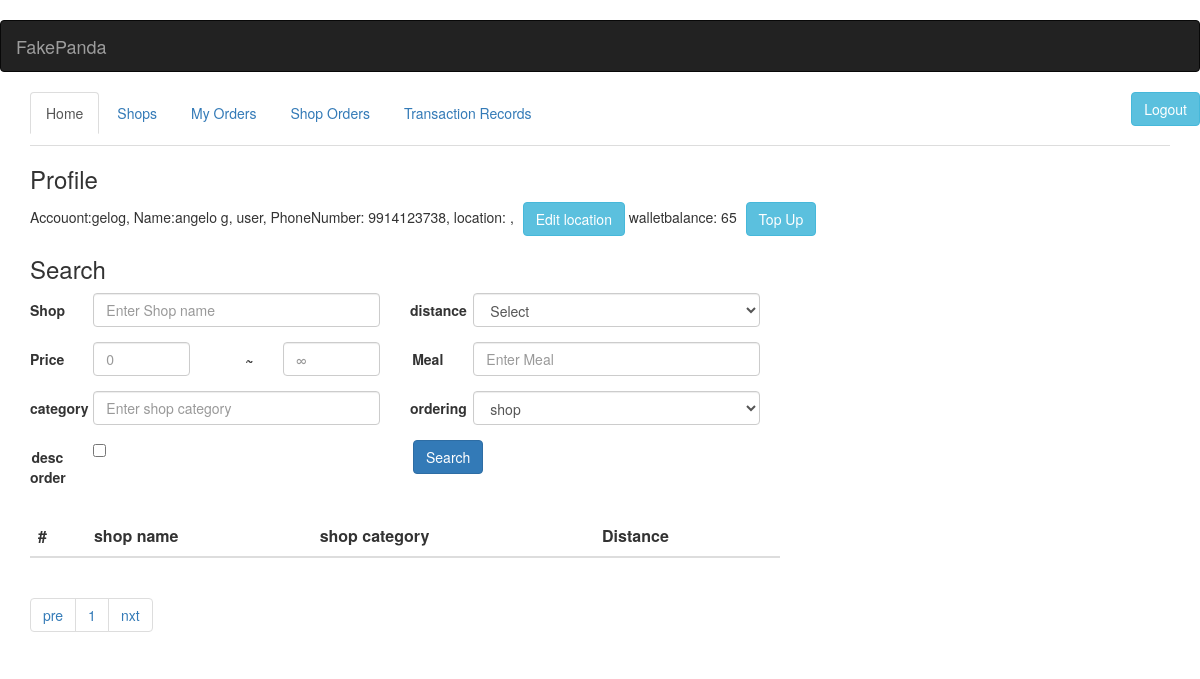
/nav.html (signed in), run on an earlier commit of the app's database.
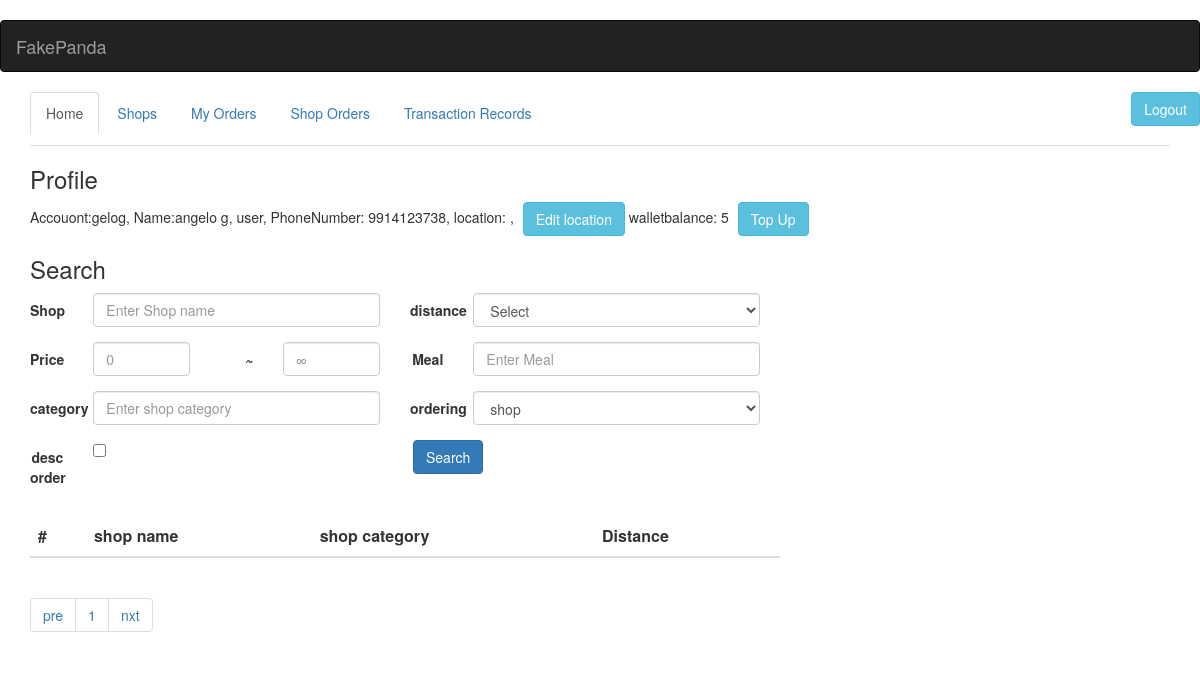
And on a later commit of the database.
### tables this page shows
CREATE TABLE Users(
        UID INTEGER PRIMARY KEY AUTOINCREMENT,
        U_account VARCHAR(256) UNIQUE NOT NULL,
        U_password VARCHAR(64) NOT NULL,
        U_name VARCHAR(256) NOT NULL,
        -- {First name}  {Last name}
        U_type INT NOT NULL,
        -- 0: Normal user, 1: Shop owner
        -- U_latitude FLOAT NOT NULL,
        -- U_longitude FLOAT NOT NULL,
        U_phone VARCHAR(10) NOT NULL,
        U_balance INT NOT NULL,
        -- constraints --
        CONSTRAINT U_balance_non_negative CHECK (U_balance >= 0)
    );

### app.py (the view)
@app.route("/nav.html")
@login_required
def nav():
    user_info = session.get('user_info')
    UID = user_info['UID']
    db = get_db()
    user_info = db.cursor().execute(
        """ select *
            from Users
            where UID = ?""", (UID,)
    ).fetchone()
    session['user_info'] = dict(user_info)
    shop_info = db.cursor().execute(
        """ select *
            from Stores
            where S_owner = ?""", (UID,)
    ).fetchone()
    product_info = db.cursor().execute(
        """ select *
            from Products
            where P_owner = ?""", (UID,)
    ).fetchall()
    image_info = [tple['P_image'].decode("utf-8") for tple in product_info]
    return render_template("nav.html", user_info=user_info, shop_info=shop_info, product_info=product_info, image_info=image_info)

### app.py (called while the page is built)
def get_db():
    db = getattr(g, '_database', None)
    if db is None:
        db = sqlite3.connect(DATABASE)
        db.row_factory = sqlite3.Row
        db.create_function('_GIO_DIS', 4, _distance_between_locations)
        g._database = db
    db.cursor().execute("PRAGMA foreign_keys=ON")
    return db

@app.teardown_appcontext
def close_connection(exception):
    db = getattr(g, '_database', None)
    if db is not None:
        db.close()

def login_required(function):
    @wraps(function)
    def wrap(*args, **kwargs):
        user_info = session.get('user_info', None)
        if user_info is None:
            flash("Please login first")
            return redirect(url_for("index"))
        else:
            return function(*args, **kwargs)
    return wrap

### templates/nav.html (shortened to what this page needs)
﻿<!doctype html>
<html lang="en">
<head>
  <link rel="stylesheet" href="https://maxcdn.bootstrapcdn.com/bootstrap/3.4.1/css/bootstrap.min.css">
</head>
<body>
  <nav class="navbar navbar-inverse">
    <div class="container-fluid">
      <div class="navbar-header">
        <a class="navbar-brand " href="{{ url_for('main.home') }}">FakePanda</a>
      </div>
    </div>
  </nav>
  <div style="float:right">
    <form align="right" name="form1" method="post" action="{{url_for('user.logout')}}">
      <label class="logoutLblPos">
        <input name="Logout" type="submit" style="margin-left: 5px;" class=" btn btn-info " id="Logout" value="Logout">
      </label>
    </form>
  </div>
  <div class="container">
    <ul class="nav nav-tabs">
      <li class="active"><a href="#Home">Home</a></li>
      <li><a href="#Shop">Shops</a></li>
      <li><a href="#MyOrder" onclick="searchMyOrders()">My Orders</a></li>
      <li><a href="#ShopOrder" onclick="searchShopOrders()">Shop Orders</a></li>
      <li><a href="#TsRecord" onclick="searchTransactionRecord()">Transaction Records</a></li>
    </ul>
    <div class="tab-content">
      <div id="Home" class="tab-pane fade in active">
        <h3>Profile</h3>
        <div class="row">
          <div class="col-xs-12">
            Accouont:{{user_info['U_account']}}, Name:{{user_info['U_name']}}, {{'manager' if user_info['U_type'] else
            'user'}}, PhoneNumber:
            {{user_info['U_phone']}}, location:
            {{user_info['U_latitude']}}, {{user_info['U_longitude']}}
            <button type="button " style="margin-left: 5px;" class=" btn btn-info " data-toggle="modal"
              data-target="#location">Edit location</button>
            walletbalance: {{user_info['U_balance']}}
            <button type="button " style="margin-left: 5px;" class=" btn btn-info " data-toggle="modal"
              data-target="#top_up">Top Up</button>
          </div>
        </div>
        <h3>Search</h3>
        <div class=" row  col-xs-8">
          <form class="form-horizontal" action="/action_page.php" method="post" id="search_form">
            <div class="form-group">
              <label class="control-label col-sm-1" for="Shop">Shop</label>
              <div class="col-sm-5">
                <input type="text" class="form-control" name="shop" placeholder="Enter Shop name">
              </div>
              <label class="control-label col-sm-1" for="distance">distance</label>
              <div class="col-sm-5">
                <select class="form-control" name="sel1">
                  <option value="%">Select</option>
                </select>
              </div>
            </div>
            <div class="form-group">
              <label class="control-label col-sm-1" for="Price">Price</label>
              <div class="col-sm-2">
                <input type="number" class="form-control" name="price_low" placeholder="0">
              </div>
              <label class="control-label col-sm-1" for="~">~</label>
              <div class="col-sm-2">
                <input type="number" class="form-control" name="price_high" placeholder="∞">
              </div>
              <label class="control-label col-sm-1" for="Meal">Meal</label>
              <div class="col-sm-5">
                <input type="text" class="form-control" name="meal" placeholder="Enter Meal">
              </div>
            </div>
            <div class="form-group">
              <label class="control-label col-sm-1" for="category"> category</label>
              <div class="col-sm-5">
                <input type="text" class="form-control" name="category" placeholder="Enter shop category">
              </div>
              <label class="control-label col-sm-1" for="order">ordering</label>
              <div class="col-sm-5">
                <select class="form-control" name="ordering">
                  <option>shop</option>
                </select>
              </div>
            </div>
            <div class="form-group">
              <label class="control-label col-sm-1" for="desc order">desc order</label>
              <div class="col-sm-5">
                <input type="checkbox" class="form-check-input" id="desc">
              </div>
              <button type="submit" style="margin-left: 18px;" class="btn btn-primary">Search</button>
            </div>
          </form>
        </div>
        <div class="row">
          <div class="  col-xs-8">
            <table class="table" style="margin-top: 15px;">
              <thead>
                <tr>
                  <th scope="col">#</th>
                  <th scope="col">shop name</th>
                  <th scope="col">shop category</th>
                  <th scope="col">Distance</th>
                </tr>
              </thead>
            </table>
            <ul class="pagination" id="page-update">
              <li class="page-item"><a class="page-link" href="#">pre</a></li>
              <li class="page-item"><a class="page-link" href="#">1</a></li>
              <li class="page-item"><a class="page-link" href="#">nxt</a></li>
            </ul>
          </div>
        </div>
      </div>
    </div>
  </div>
</body>
</html>

What changed in the data, as far as the page shows it:
changed Users "gelog": U_balance "65" → "5"
